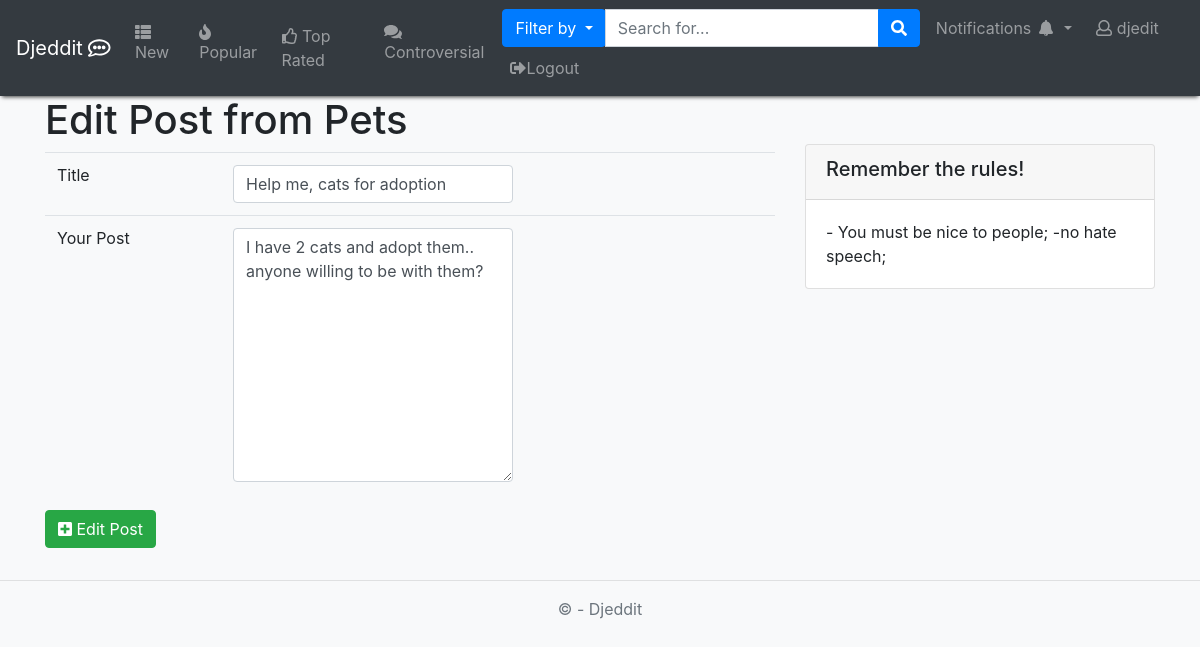
The app's page /topic/Pets/create_post/?e=12 (signed in) with its own data.
### app/models.py (models this page shows, shortened)
class Topic(models.Model):
    name = models.CharField(max_length=80, blank=False, primary_key=True)
    rules = models.CharField(max_length=500)
    description = models.CharField(max_length=300, blank=False)
    userCreator = models.ForeignKey(User, on_delete=models.CASCADE)
    creation_date = models.DateField(blank=False, default=datetime.now)

class Post(models.Model):
    topic = models.ForeignKey(Topic, on_delete=models.CASCADE)
    title = models.CharField(max_length=120, blank=False)  # campo obrigatório
    content = models.CharField(max_length=100000, blank=False)
    clicks = models.IntegerField(blank=False, default=0)
    userUpVotesPost = models.ManyToManyField(Profile, related_name='post_user_up', blank=True)
    userDownVotesPost = models.ManyToManyField(Profile, related_name='post_user_down', blank=True)
    userSaved = models.ManyToManyField(Profile, blank=True, related_name='user_post_saved')
    userHidden = models.ManyToManyField(Profile, blank=True, related_name='user_post_hidden')
    date = models.DateTimeField(auto_now=True)
    userOP = models.ForeignKey(User, on_delete=models.CASCADE)
    nComments = models.IntegerField(default=0, validators=[MinValueValidator(0)])

### app/views.py (the view)
# urls.py: path('topic/<str:topicName>/create_post/', views.createPost, name="create_post"),
def createPost(request, topicName):
    topic = Topic.objects.get(name=topicName)
    editGET = request.GET.get("e")
    edit = False
    if request.method == 'POST':
        form = CreatePost(request.POST)
        if form.is_valid():
            title = form.cleaned_data["title"]
            content = form.cleaned_data["content"]
            check_if_isedit = form.cleaned_data[
                "check_if_isedit"]  # this field is to check if the form is for edit or create
            if check_if_isedit == "false":  # create post
                post = Post(userOP=request.user, title=title, content=content, topic=topic)
            else:
                post = Post.objects.get(id=int(check_if_isedit))
                post.title = title
                post.content = content
            post.save()
            return topicPage(request, topicName)
    else:
        if editGET == None:
            form = CreatePost(initial={'check_if_isedit': "false"})  # we are creating a post
        else:
            edit = True
            post = Post.objects.get(id=int(editGET))
            form = CreatePost(initial={'title': post.title, 'content': post.content, 'check_if_isedit': post.id})
    return render(request, "create_post.html", {"form": form, "topic": topic, "edit": edit})

### app/forms.py
class CreatePost(forms.Form):
    title = forms.CharField(label="Title", max_length=80, required=True,
                            validators=[MaxLengthValidator(120), MinLengthValidator(0)],
                            widget=forms.TextInput(attrs={
                                'class': 'form-control',
                                'placeholder': 'Short description of your Post...'
                            }))
    content = forms.CharField(label='Text', max_length=300,
                              required=True, validators=[MaxLengthValidator(100000), MinLengthValidator(0)],
                              widget=forms.Textarea(attrs={
                                  'class': 'form-control',
                                  'placeholder': 'Your post...'
                              }))
    check_if_isedit = forms.CharField(widget=forms.HiddenInput())

### templates/create_post.html (shortened to what this page needs)
{% extends 'layout.html' %}
{% block content %}
    <div class="row">
    <div class="col-8">
    {% if edit == True%}
        <h1>Edit Post from {{ topic.name }}</h1>
    {% else %}
        <h1>Submit New Post to {{ topic.name }}</h1>
    {% endif %}
    {% if user.is_authenticated %}
        <form action="." method="post">
            <table class="table table-user-information">
                <tbody>
                <tr>
                    <td>Title</td>
                    <td>{{ form.title }}
                    </td>
                </tr>
                <tr>
                    <td>Your Post</td>
                    <td>{{ form.content }}
                    </td>
                </tr>
                </tbody>
            </table>
            <button type="submit" class="btn btn-success"><i class="fas fa-plus-square"></i>
                {% if edit == True%}Edit Post{% else %}Submit Post{% endif %}</button>
        </form>
    {% endif %}
    </div>
    <div class="col-4">
        <br/>
        <br/>
        <div class="card">
            <div class="card-header">
                <h5 class="card-title"> Remember the rules! </h5>
            </div>
            <div class="card-body">{{ topic.rules| linebreaksbr }} </div>
        </div>
    </div>
    </div>
{% endblock %}

### templates/loginpartial.html (shortened to what this page needs)
{% if user.is_authenticated %}
    <li class="nav-item dropdown">
        <a class="nav-link dropdown-toggle mr-lg-2" id="alertsDropdown" href="#" data-toggle="dropdown"
           aria-haspopup="true" aria-expanded="false">
            Notifications <i class="fa fa-fw fa-bell"></i>
        </a>
    </li>
    <li class="nav-item">
        <a class="nav-link" href="{% url 'user' username=user.username %}">
            <i class="far fa-user"></i> {{ user.username }}
        </a>
    </li>
    <li class="nav-item">
        <a class="nav-link" href="#signIn" data-toggle="modal" data-target="#logoutModal">
            <i class="fas fa-sign-out-alt"></i>Logout
        </a>
    </li>
{% endif %}

### records on screen
Topic: name "Pets", rules "- You must be nice to people; -no hate speech;"
Post: title "Help me, cats for adoption", content "I have 2 cats and adopt them.. anyone willing to be with them?"

### other values on screen
{{ user.username }} "djedit"
